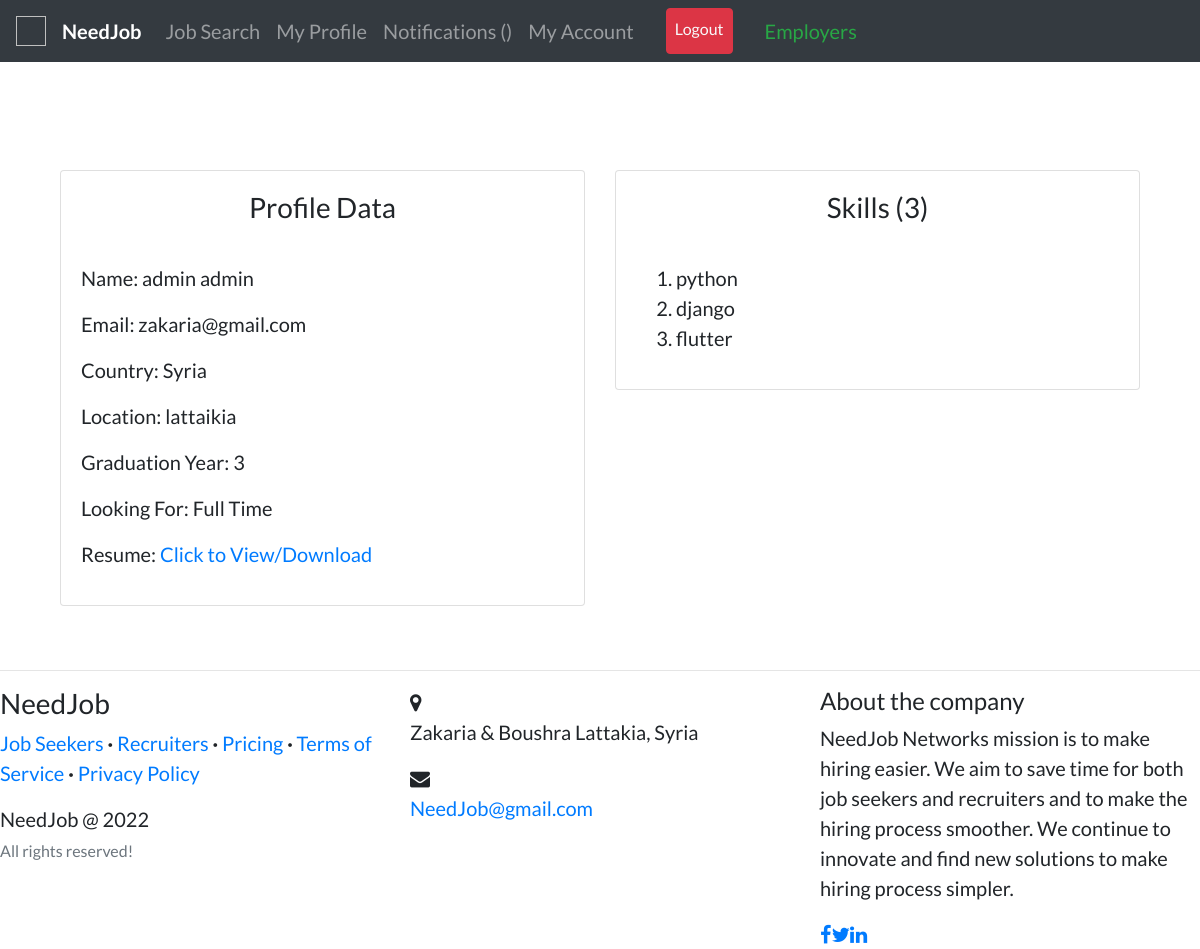
The page /profile/zakariagmailcom (signed in) on the database as committed earlier.
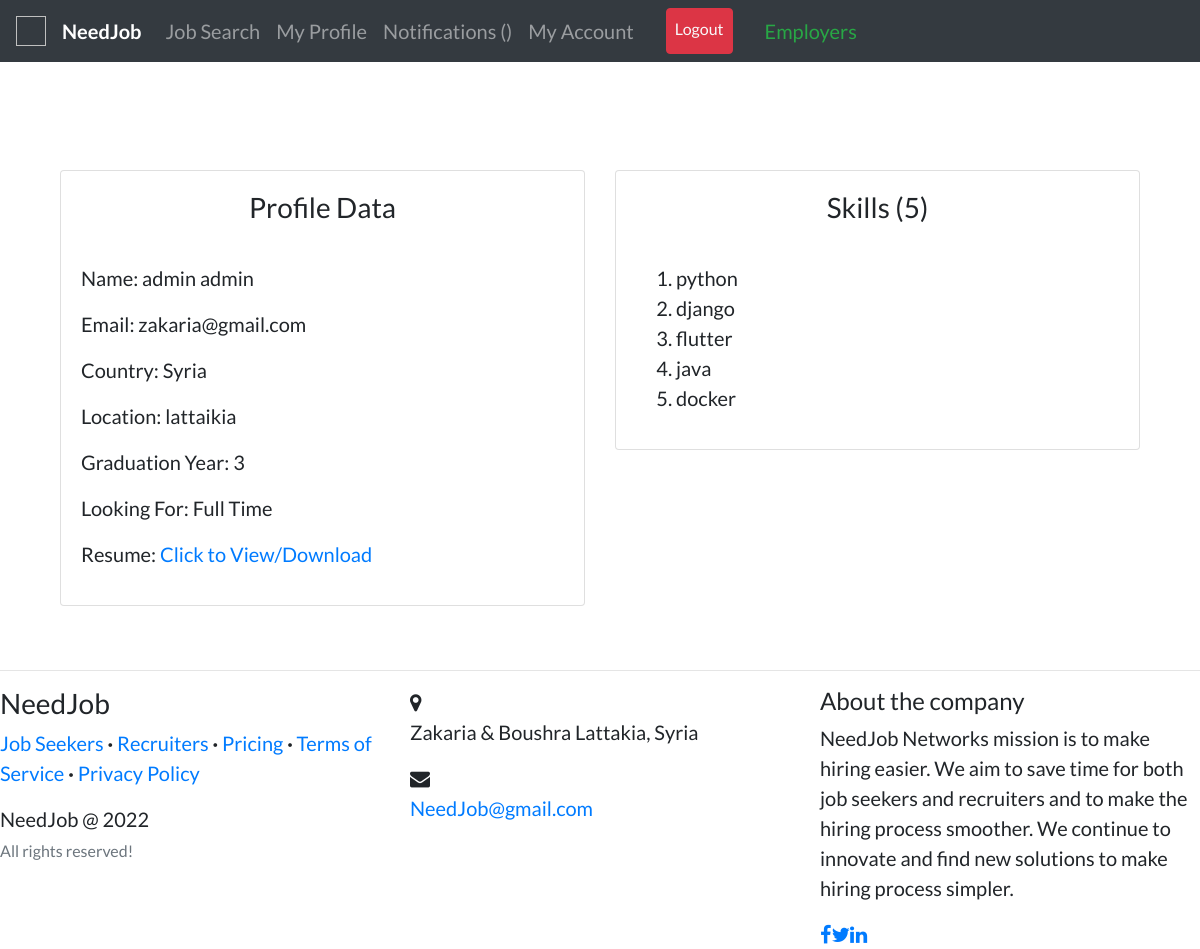
The same page on the database as committed later.
### candidates/models.py (models this page shows)
class Skill(models.Model):
    skill = models.CharField(max_length=200)
    user = models.ForeignKey(
        User, related_name='skills', on_delete=models.CASCADE)

### candidates/views.py (the view)
# urls.py: path('profile/<slug>', views.profile_view, name='profile-view'),
@login_required
def profile_view(request, slug):
    p = Profile.objects.filter(slug=slug).first()
    you = p.user
    user_skills = Skill.objects.filter(user=you)
    context = {
        'u': you,
        'profile': p,
        'skills': user_skills,
    }
    return render(request, 'candidates/profile.html', context)

### templates/candidates/profile.html (shortened to what this page needs)
{% extends "accounts/layout.html" %} {% load static %} {% load crispy_forms_tags %}
{% block content %} <br /><br />
<div class="container">
  <div class="row">
    <div class="col-md-6">
      <div class="card card-signin my-5">
        <div class="card-body">
          <h3 class="text-center">Profile Data</h3>
          <br />
          <form class="form-signin">
            <div class="form-group">
              <p>Name: {{request.user.get_full_name}}</p>
              <p>Email: {{ u.email }}</p>
              <p>Country: {{ profile.country.name }}</p>
              <p>Location: {{ profile.location }}</p>
              <p>Graduation Year: {{ profile.grad_year }}</p>
              <p>Looking For: {{ profile.looking_for }}</p>
              {% if profile.resume %}
              <p>
                Resume:
                <a href="{{ profile.resume.url }}">Click to View/Download</a>
              </p>
              {% else %}
              <p>Resume: Not Provided</p>
              {% endif %}
            </div>
          </form>
        </div>
      </div>
    </div>
    <div class="col-md-6">
      <div class="card card-signin my-5">
        <div class="card-body">
          <h3 class="text-center">Skills ({{ skills.count }})</h3>
          <br />
          {% if request.user != u %}
          <ol>
            {% for skill in skills %}
            <li>{{skill.skill}}</li>
            {% endfor %}
          </ol>
          {% endif %}
        </div>
      </div>
    </div>
  </div>
</div>
{% endblock content %}

Rows that differ between the two databases and show on the page:
added Skill: skill "java"
added Skill: skill "docker"
Other text that changed with them:
{{ skills.count }}: "3" → "5"
